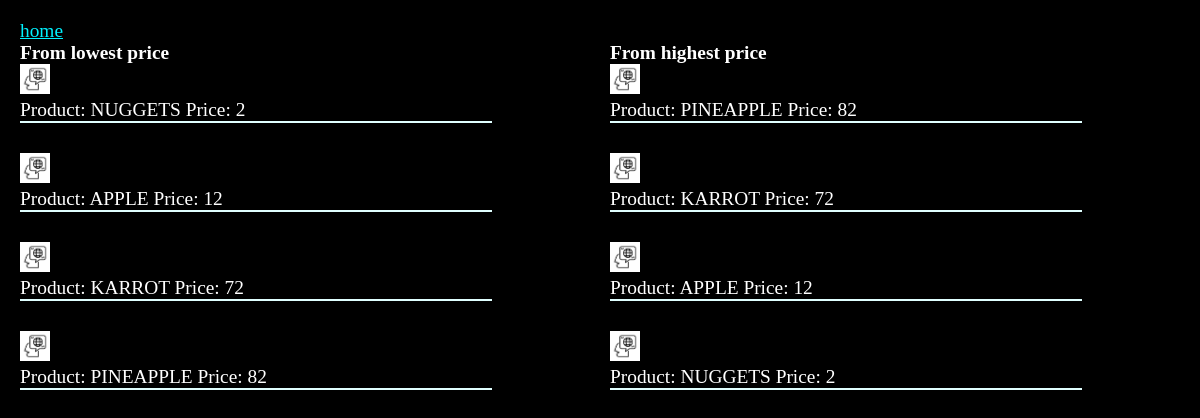
/all, run on an earlier commit of the app's database.
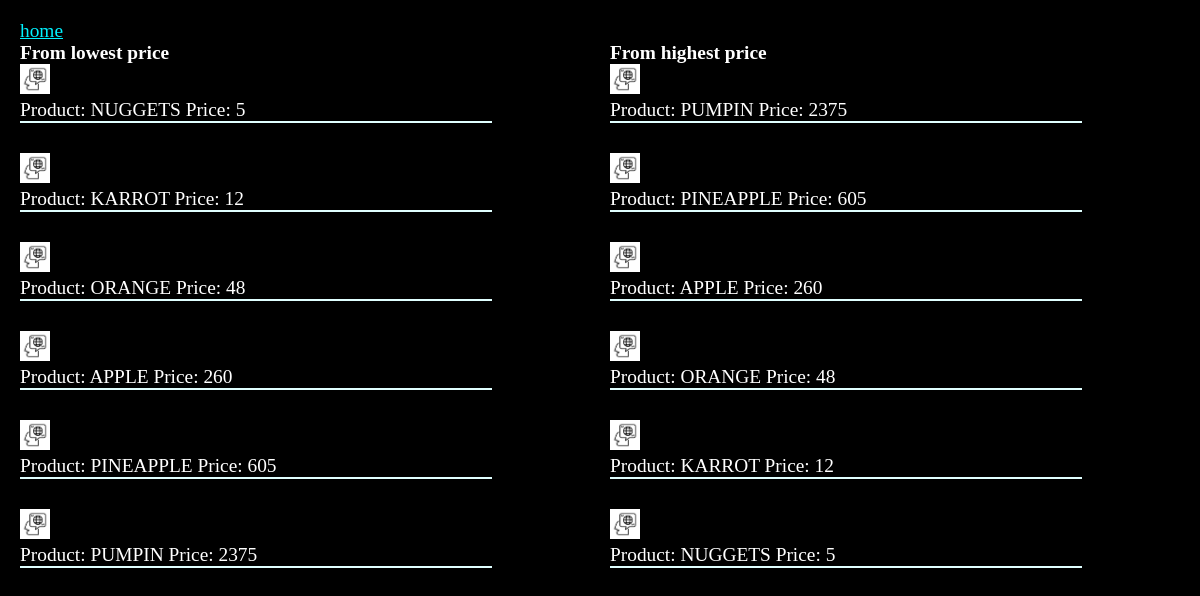
And on a later commit of the database.
### tables this page shows
CREATE TABLE Products(
        ID INTEGER PRIMARY KEY AUTOINCREMENT,
        PROVIDER_ID INTEGER,
        NAME TEXT NOT NULL,
        PRICE INTEGER NOT NULL,
        IMAGE TEXT NOT NULL,
        FOREIGN KEY (PROVIDER_ID) REFERENCES Providers(ID) ON DELETE CASCADE
    );

### index.py (the view)
@app.route("/all")
def all():
    with sqlite3.connect("Cargo.db") as connect:
        cursor = connect.cursor()
        cursor.execute("""
        SELECT * FROM Products
        """)
        products = [Product(item[0], item[1], item[2], item[3], item[4]) for item in cursor.fetchall()]
        prices_list = [product.price for product in products]
        sorted_list = sorted(prices_list)
        from_lowest_list = [product for price in sorted_list for product in products if price == product.price]
        reversed_sorted_list = sorted(prices_list, reverse=True)
        from_highest_list = [product for price in reversed_sorted_list for product in products if price == product.price]
    return render_template("all_products.html", from_lowest_list=from_lowest_list, from_highest_list=from_highest_list)

### templates/all_products.html (shortened to what this page needs)
<!DOCTYPE html>
<html lang="en">
<head>
  <link rel="stylesheet" href="/static/css/index.css">
</head>
<body>
  <a href="/">home</a>
  <div class="splited-screen">
    <div>
      <h1>From lowest price</h1>
      {% for product in from_lowest_list %}
      <img src="../static/images/{{product.image}}">
      <div class="col-container underlining">
        Product: {{product.name}} Price: {{product.price}}
      </div>
      {% endfor %}
    </div>
    <div>
      <h1>From highest price</h1>
      {% for product in from_highest_list %}
      <img src="../static/images/{{product.image}}">
      <div class="col-container underlining">
        Product: {{product.name}} Price: {{product.price}}
      </div>
      {% endfor %}
    </div>
  </div>
</body>
</html>

### static/css/index.css (style rules this page uses)
:root { --mutual-padding-vertical:3px; --mutual-padding-horizontal: 3px; --button-bg-color: rgb(255, 151, 168); --mutual-width: 300px; }
* { font-size: 1.1rem; color: white; margin: 0; }
body { background: #000; color: white; margin-top: 20px; margin-left: 20px; }
a { color: rgb(0, 242, 255); }
.col-container { display: flex; flex-direction: column; margin-bottom: 30px; }
.splited-screen { display: grid; grid-template-columns: 1fr 1fr; }
.underlining { border-bottom: 2px solid lightcyan; width: 80%; }
img { width: 30px; height: 30px; object-fit: cover; }

What changed in the data, as far as the page shows it:
changed Products "NUGGETS": price "2" → "5"
changed Products "KARROT": price "72" → "12"; moves up the list
added Products: image (picture), name "ORANGE", price "48"
changed Products "APPLE": price "12" → "260"; moves up the list
changed Products "PINEAPPLE": price "82" → "605"
added Products: image (picture), name "PUMPIN", price "2375"
